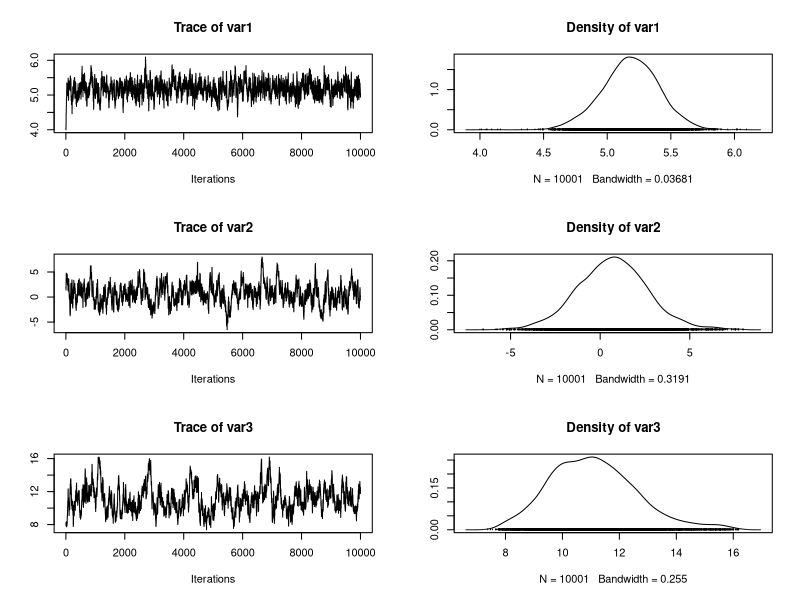

Source code (R):
# https://theoreticalecology.wordpress.com/2011/12/09/mcmc-chain-analysis-and-convergence-diagnostics-with-coda-in-r/

library('coda')
trueA = 5
trueB = 0
trueSd = 10
sampleSize = 31

x = (-(sampleSize-1)/2):((sampleSize-1)/2)
y =  trueA * x + trueB + rnorm(n=sampleSize,mean=0,sd=trueSd)

likelihood = function(param){
  a = param[1]
  b = param[2]
  sd = param[3]
  
  pred = a*x + b
  singlelikelihoods = dnorm(y, mean = pred, sd = sd, log = T)
  sumll = sum(singlelikelihoods)
  return(sumll)
}

prior = function(param){
  a = param[1]
  b = param[2]
  sd = param[3]
  aprior = dunif(a, min=0, max=10, log = T)
  bprior = dnorm(b, sd = 5, log = T)
  sdprior = dunif(sd, min=0, max=30, log = T)
  return(aprior+bprior+sdprior)
}

proposalfunction = function(param){
  return(rnorm(3,mean = param, sd= c(0.1,0.5,0.3)))
}

run_metropolis_MCMC = function(startvalue, iterations){
  chain = array(dim = c(iterations+1,3))
  chain[1,] = startvalue
  for (i in 1:iterations){
    proposal = proposalfunction(chain[i,])
    
    probab = exp(likelihood(proposal)+ prior(proposal) - likelihood(chain[i,])- prior(chain[i,]))
    if (runif(1) < probab){
      chain[i+1,] = proposal
    }else{
      chain[i+1,] = chain[i,]
    }
  }
  return(mcmc(chain))
}

startvalue = c(4,2,8)
chain = run_metropolis_MCMC(startvalue, 10000)

summary(chain)
plot(chain)

